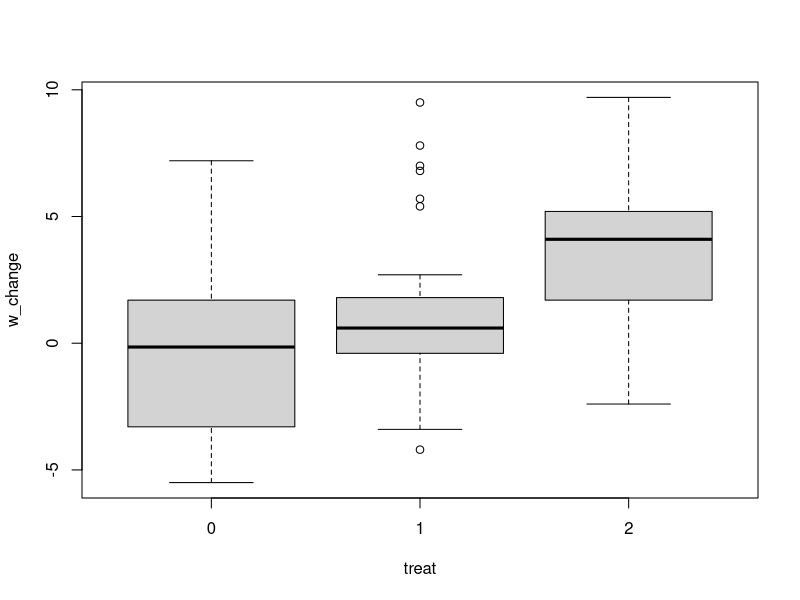
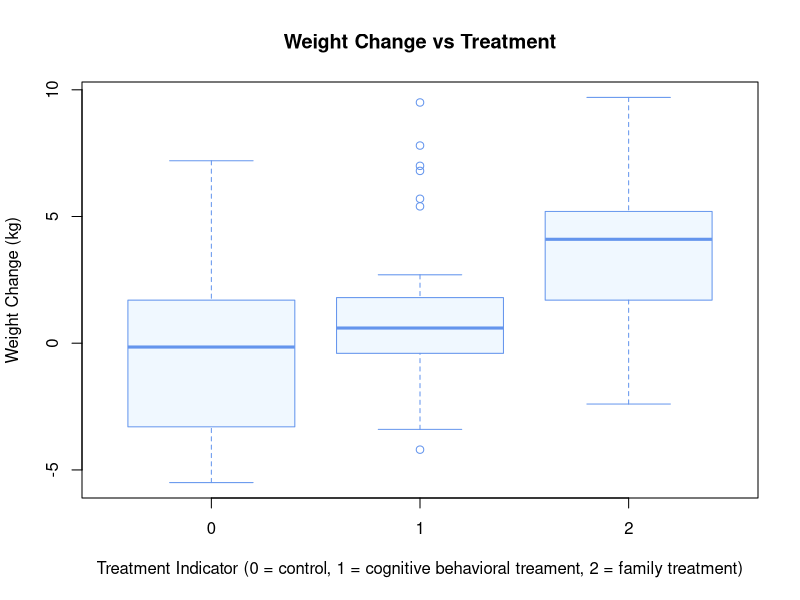

Generate these figures, in order, with R:
#final exercise

#here you will find a dataset in .csv format containing the results of
#a study performed to investigate the impact of three anorexia treatments

#the weights of (in total) 72 anorexia patients were
#measured before and after receiving one of the three treatments

#the data contain three variables:
  
  #treat: the treatment indicator (0 = control, i.e. no treatment,
                                  #1 = cognitive behavioral treatment,
                                  #2 = family treatment)
  #w_pre: the weight (in lbs) before receiving the treatment
  #w_post: the weight (in lbs) after receiving the treatment

#please perform the steps below to analyze these data
#don’t forget to annotate your script
#again, feel free to use any on-line information you can find

  #import the data into R, and store it as an object

    anorexia <- read.csv(file = "anorexia.csv", header = TRUE)

  #check the first three rows of the data to see if step 1 was performed correctly

    head(anorexia,3)
    
  #create two new variables representing the weight in kilograms (instead of lbs)
  #note: 1 kg = 2.205 lbs

    w_pre <- round(c(anorexia$w_pre / 2.205), 1)   #round to one
    w_post <- round(c(anorexia$w_post / 2.205), 1) #decimal place
    
  #calculate weight change, i.e. the weight after receiving the treatment minus
  #the change before receiving the treatment, and add this information to the dataset

    w_change <- c(w_post - w_pre)
    anorexia_new <- cbind(anorexia, w_change)
    
  #make three box plots of the change scores, one for each treatment

    boxplot(w_change ~ treat, anorexia_new)
    
    boxplot(w_change ~ treat, anorexia_new,
            xlab = "Treatment Indicator (0 = control, 1 = cognitive behavioral treament, 2 = family treatment)",
            ylab = "Weight Change (kg)",
            main = "Weight Change vs Treatment",
            pch = 1, #plot character
            cex = 1, #size of points
            col = "aliceblue",
            border = "cornflowerblue")
    
  #calculate the average weight change for each of the treatments

    avg0 <- round(mean(w_change[anorexia$treat == 0]),1)
    avg1 <- round(mean(w_change[anorexia$treat == 1]),1)
    avg2 <- round(mean(w_change[anorexia$treat == 2]),1)
    
  #add a new variable to the dataset indicating whether the weight was decreased,
  #increased or remained approximately the same
  #let the variable take on the character value ‘Decrease’
  #(if weight was decreased by at least 1 kg),
  #‘No change’ (if the change in weight was at most 1 kg in either direction),
  #or ‘Increase’ (if the increase in weight was at least 1 kg)
    
    w_descr <- vector("character",72) #initialize an empty vector of length 72
    
    for(i in 1:72){
      if(anorexia_new[i,4] < -1){
        w_descr[i] <- "decrease"
      } else if(anorexia_new[i,4] >= -1 & anorexia_new[i,4] <= 1){
        w_descr[i] <- "no change"
      } else if(anorexia_new[i,4] > 1){
        w_descr[i] <- "increase"
      }
    } #for loop using if and else if statements
    
    anorexia_NEW <- cbind(anorexia_new, w_descr) #add w_descr to dataset
    
  #for each treatment, create a frequency table for the variable included in step 7
    
    (t0 <- table(anorexia_NEW$w_descr[anorexia$treat == 0]))
    (t1 <- table(anorexia_NEW$w_descr[anorexia$treat == 1]))
    (t2 <- table(anorexia_NEW$w_descr[anorexia$treat == 2]))
    
    (total <- table(anorexia_NEW$w_descr)) #total frequency

  #note that the total number of patients assigned to each treatment differs
  #hence, it is more informative to compare proportions instead of absolute numbers
  #calculate, again per treatment, the proportion of patients in each category
  #of the variable created in step 7
    
    prop.table(t0) #26 patients
    prop.table(t1) #29 patients
    prop.table(t2) #17 patients
    
    prop.table(total) #72 total

  #write a short conclusion regarding the effectiveness of the three treatments